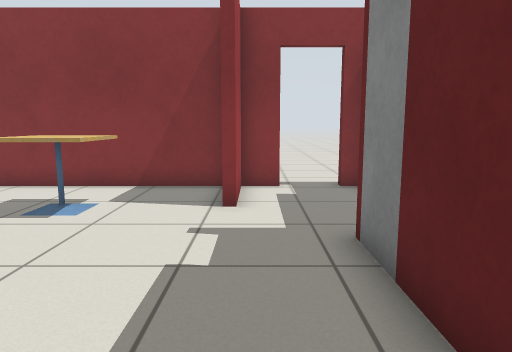
View 1 (above)

12 first-person views from a walk through a world built for the Gazebo simulator. The camera is 0.9 m above the floor, tilts 8° down and sees 70° across. The floor is counted in squares, 0.5 m on a side. Each view is taken from the middle of a square. On the plan, view 1 faces up. The plan holds only what a view shows up to about 18 squares ahead; the rest is blank.

View 2
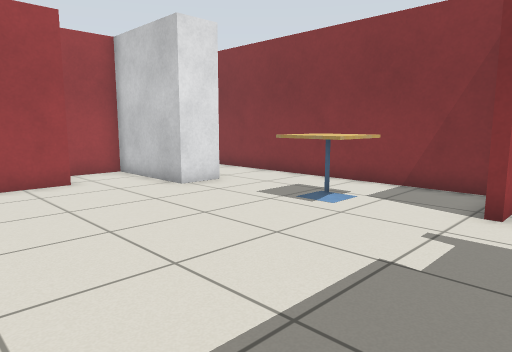

View 3
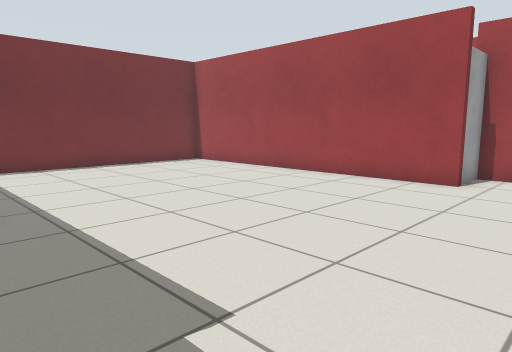

View 4
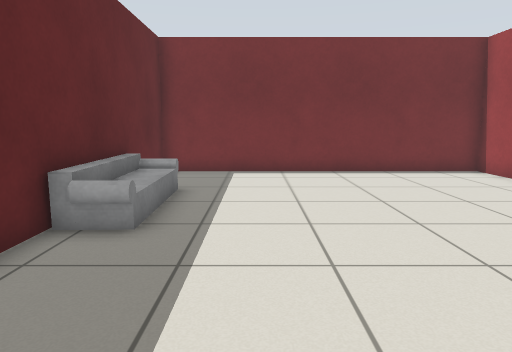

View 5
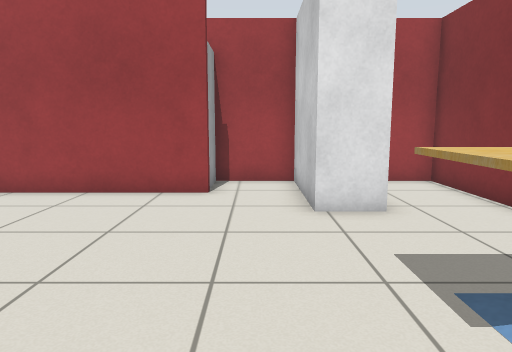

View 6
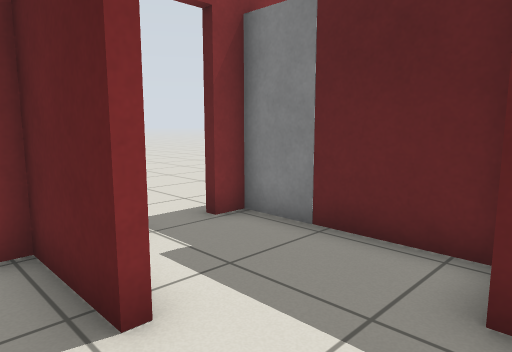

View 7
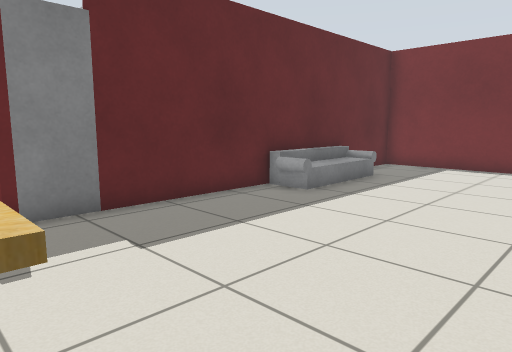

View 8
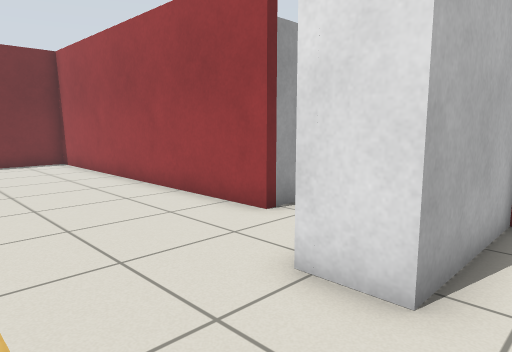

View 9
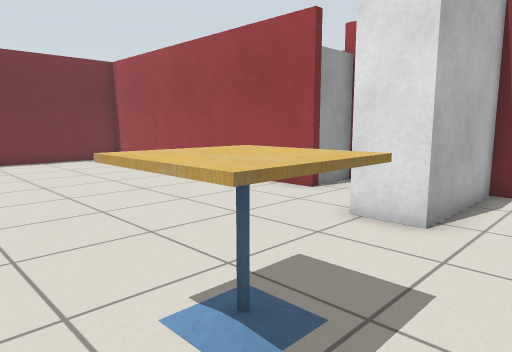

View 10
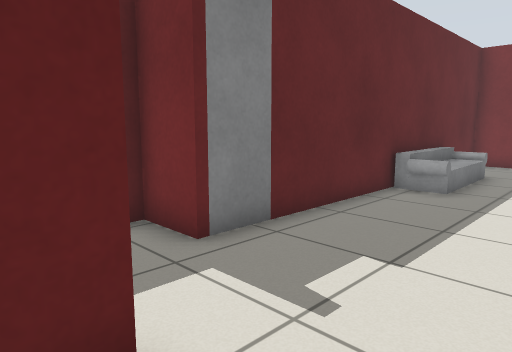

View 11
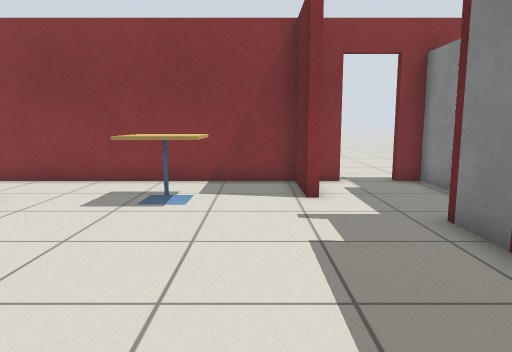

View 12
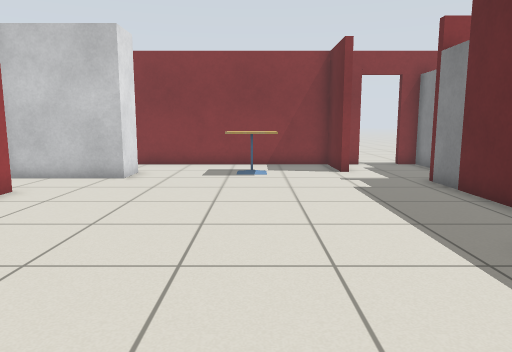

### Floor plan
Points are (right, up) in squares from view 1. A wall is a line through its corners. A room is listed if a view was taken in it or the views show most of it. See-through windows are left out.
Room 1 (views 1, 2, 3, 4, 5, 6, 7, 8, 9, 10, 11, 12)
walls: (-11, 3.7) (-10.6, 3.7) (-10.6, -9.1) (1.6, -9.1) (1.6, -3.4); (1.6, -1.5) (1.6, 3.6); (-0.7, 7.9) (-0.7, 10.6) (-12.7, 10.6) (-12.7, 7.7) (-8.5, 7.7) (-8.5, 6.2) (-12.7, 6.2) (-12.7, 3.6); (2.4, 5.7) (3.3, 5.7) (3.3, 7.6)
ways out: opening at (1.5, 8) to room 2
objects: door leaf (-12, 3); cafe table (-5, 7) to (-3, 8); sofa (0, -5) to (1, -1); door leaf (2, 4) to (2, 5)
Room 2 (no view inside)
walls: (3.3, 7.6) (3.3, 8.5); (0.8, 10.6) (-0.4, 10.6) (-0.4, 7.9); (3.4, 10.6) (2.4, 10.6)
ways out: opening at (1.5, 8) to room 1; open door at (1.5, 11)
objects: door leaf (4, 9) to (4, 10)

Positions as (right, up) in squares from view 1, and headings:
1: (0, 0), facing up
2: (1, 0), facing up-left
3: (1, 7), facing down-left
4: (-2, 5), facing down
5: (-1, 5), facing left
6: (-2, 5), facing up-right
7: (-6, 7), facing down-right
8: (-5, 9), facing down-left
9: (-2, 10), facing down-left
10: (-3, 9), facing down-right
11: (-2, -1), facing up
12: (-4, -6), facing up
